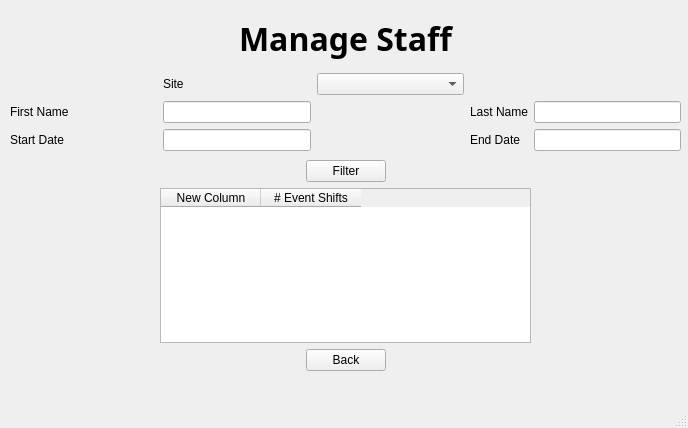
<?xml version="1.0" encoding="UTF-8"?>
<ui version="4.0">
 <class>MainWindow</class>
 <widget class="QMainWindow" name="MainWindow">
  <property name="geometry">
   <rect>
    <x>0</x>
    <y>0</y>
    <width>688</width>
    <height>428</height>
   </rect>
  </property>
  <property name="windowTitle">
   <string>MainWindow</string>
  </property>
  <widget class="QWidget" name="centralwidget">
   <widget class="QWidget" name="gridLayoutWidget">
    <property name="geometry">
     <rect>
      <x>10</x>
      <y>10</y>
      <width>671</width>
      <height>141</height>
     </rect>
    </property>
    <layout class="QGridLayout" name="gridLayout">
     <item row="2" column="0">
      <widget class="QLabel" name="label_3">
       <property name="text">
        <string>First Name</string>
       </property>
      </widget>
     </item>
     <item row="0" column="0" colspan="5">
      <widget class="QLabel" name="label">
       <property name="font">
        <font>
         <family>Arial Black</family>
         <pointsize>24</pointsize>
         <weight>75</weight>
         <bold>true</bold>
        </font>
       </property>
       <property name="text">
        <string>Manage Staff</string>
       </property>
       <property name="alignment">
        <set>Qt::AlignCenter</set>
       </property>
      </widget>
     </item>
     <item row="2" column="3">
      <widget class="QLabel" name="label_5">
       <property name="text">
        <string>Last Name</string>
       </property>
      </widget>
     </item>
     <item row="1" column="0">
      <spacer name="horizontalSpacer_3">
       <property name="orientation">
        <enum>Qt::Horizontal</enum>
       </property>
       <property name="sizeHint" stdset="0">
        <size>
         <width>40</width>
         <height>20</height>
        </size>
       </property>
      </spacer>
     </item>
     <item row="3" column="0">
      <widget class="QLabel" name="label_4">
       <property name="text">
        <string>Start Date</string>
       </property>
      </widget>
     </item>
     <item row="3" column="3">
      <widget class="QLabel" name="label_6">
       <property name="text">
        <string>End Date</string>
       </property>
      </widget>
     </item>
     <item row="3" column="4">
      <widget class="QLineEdit" name="lineEdit_4"/>
     </item>
     <item row="2" column="1">
      <widget class="QLineEdit" name="lineEdit"/>
     </item>
     <item row="3" column="1">
      <widget class="QLineEdit" name="lineEdit_2"/>
     </item>
     <item row="1" column="4">
      <spacer name="horizontalSpacer_4">
       <property name="orientation">
        <enum>Qt::Horizontal</enum>
       </property>
       <property name="sizeHint" stdset="0">
        <size>
         <width>40</width>
         <height>20</height>
        </size>
       </property>
      </spacer>
     </item>
     <item row="2" column="4">
      <widget class="QLineEdit" name="lineEdit_3"/>
     </item>
     <item row="3" column="2">
      <spacer name="horizontalSpacer_2">
       <property name="orientation">
        <enum>Qt::Horizontal</enum>
       </property>
       <property name="sizeHint" stdset="0">
        <size>
         <width>40</width>
         <height>20</height>
        </size>
       </property>
      </spacer>
     </item>
     <item row="2" column="2">
      <spacer name="horizontalSpacer">
       <property name="orientation">
        <enum>Qt::Horizontal</enum>
       </property>
       <property name="sizeHint" stdset="0">
        <size>
         <width>40</width>
         <height>20</height>
        </size>
       </property>
      </spacer>
     </item>
     <item row="1" column="1">
      <widget class="QLabel" name="label_2">
       <property name="text">
        <string>Site</string>
       </property>
      </widget>
     </item>
     <item row="1" column="2">
      <widget class="QComboBox" name="comboBox"/>
     </item>
    </layout>
   </widget>
   <widget class="QWidget" name="gridLayoutWidget_2">
    <property name="geometry">
     <rect>
      <x>160</x>
      <y>160</y>
      <width>371</width>
      <height>211</height>
     </rect>
    </property>
    <layout class="QGridLayout" name="gridLayout_2">
     <item row="0" column="0">
      <spacer name="horizontalSpacer_5">
       <property name="orientation">
        <enum>Qt::Horizontal</enum>
       </property>
       <property name="sizeHint" stdset="0">
        <size>
         <width>40</width>
         <height>20</height>
        </size>
       </property>
      </spacer>
     </item>
     <item row="0" column="1">
      <widget class="QPushButton" name="pushButton">
       <property name="text">
        <string>Filter</string>
       </property>
      </widget>
     </item>
     <item row="2" column="1">
      <widget class="QPushButton" name="pushButton_2">
       <property name="text">
        <string>Back</string>
       </property>
      </widget>
     </item>
     <item row="0" column="2">
      <spacer name="horizontalSpacer_6">
       <property name="orientation">
        <enum>Qt::Horizontal</enum>
       </property>
       <property name="sizeHint" stdset="0">
        <size>
         <width>40</width>
         <height>20</height>
        </size>
       </property>
      </spacer>
     </item>
     <item row="1" column="0" colspan="3">
      <widget class="QTableWidget" name="tableWidget">
       <property name="selectionMode">
        <enum>QAbstractItemView::NoSelection</enum>
       </property>
       <property name="selectionBehavior">
        <enum>QAbstractItemView::SelectRows</enum>
       </property>
       <property name="sortingEnabled">
        <bool>true</bool>
       </property>
       <column>
        <property name="text">
         <string>New Column</string>
        </property>
       </column>
       <column>
        <property name="text">
         <string># Event Shifts</string>
        </property>
       </column>
      </widget>
     </item>
    </layout>
   </widget>
  </widget>
  <widget class="QMenuBar" name="menubar">
   <property name="geometry">
    <rect>
     <x>0</x>
     <y>0</y>
     <width>688</width>
     <height>22</height>
    </rect>
   </property>
  </widget>
  <widget class="QStatusBar" name="statusbar"/>
 </widget>
 <resources/>
 <connections/>
</ui>
